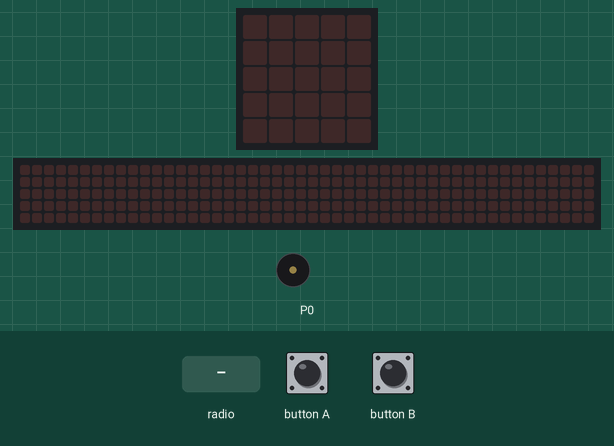
The program below on a simulated BBC micro:bit (MakeCode). On the bench: the board's 5×5 LED display, a strip that is not on the board, showing the scrolling text unrolled, buzzer (waves = sounding). The inputs (shaded band) are chosen by the test bench. The 48×5 strip is a reading aid, not a part: it shows the text the display is scrolling, unrolled, one strip-width of it at a time.

Above: at 1.2 s.
1.3 s: radio message "1" arrives
At 3.41 s:
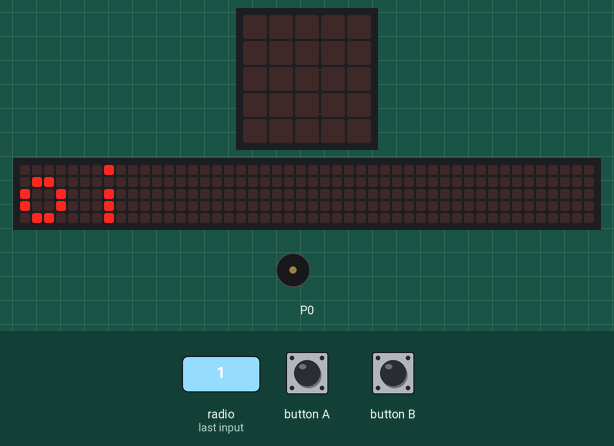
4.3 s: radio message "2" arrives
At 6.22 s:
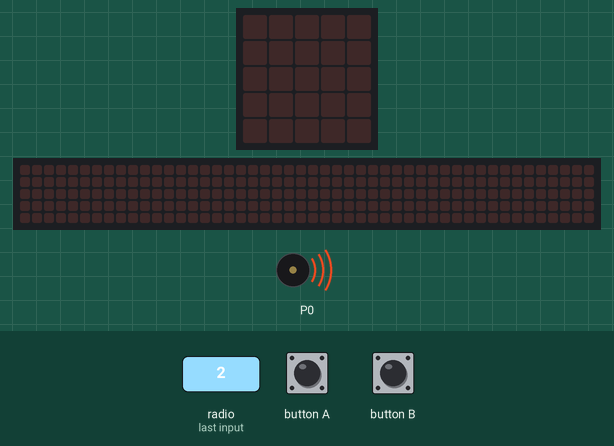
10.3 s: radio message "1" arrives
At 13.51 s:
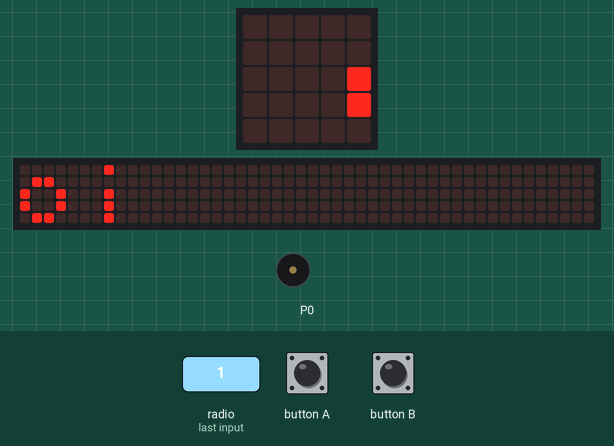
Timing chart, 0 to 15.0 s (numbered marks = the images above; inputs shaded):
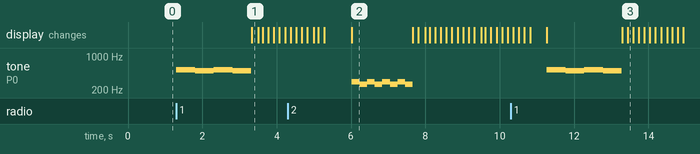

Measured:
- after the input at 1.3 s, tone on P0: plays 523 Hz for 0.51 s, 494 Hz for 0.51 s, 523 Hz for 0.51 s, 494 Hz for 0.50 s, starting at once; the display: changes after 2.0 s (image 1)
- after the input at 4.3 s, tone on P0: silent → 294 Hz after 1.7 s, then repeats every 0.41 s: 262 Hz 0.21 s, 294 Hz 0.21 s, until it stays silent from 7.7 s
- after the input at 10.3 s, tone on P0: plays 523 Hz for 0.51 s, 494 Hz for 0.51 s, 523 Hz for 0.51 s, 494 Hz for 0.50 s, starting after 0.96 s; the display: first differs from a run without the input after 3.0 s (image 3 shows a later state)
- what the display in image 2 shows lasts 1.7 s, from 6.0 s to 7.7 s

The program:

main.ts
```typescript
radio.onReceivedNumber(function (receivedNumber) {
    if (receivedNumber == 1) {
        music.playMelody("C5 C5 B B C5 C5 B B ", 240)
        basic.showString("oi")
    } else if (receivedNumber == 2) {
        music.playMelody("D C D C D C D C ", 300)
        basic.showString("sos")
    }
})
input.onButtonPressed(Button.A, function () {
    radio.sendNumber(1)
})
input.onButtonPressed(Button.B, function () {
    radio.sendNumber(2)
})
```

test.ts
```typescript
// testes vão aqui; isto não será compilado quando este pacote for usado como uma extensão.
```
